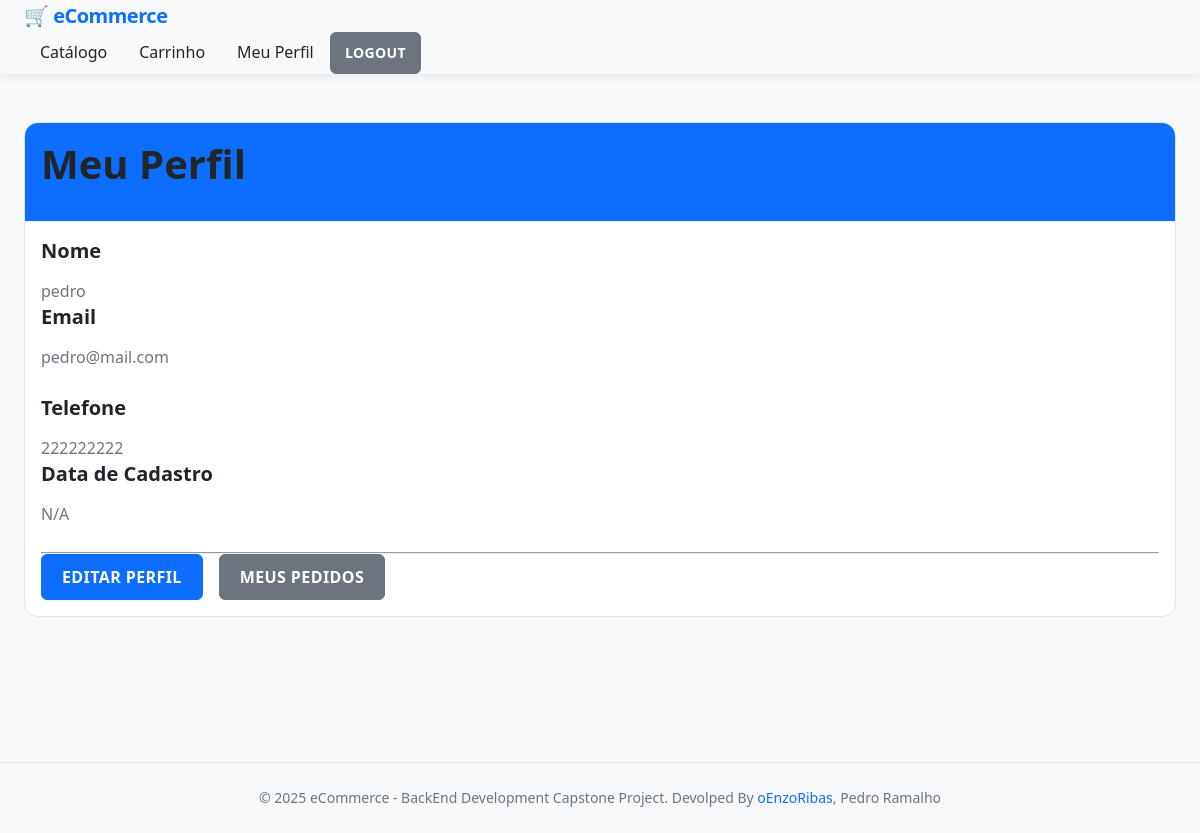
Page /cliente/perfil (signed in) on the committed database.
### models/cliente_model.py (models this page shows, shortened)
class Cliente(db.Model):
    __tablename__ = 'clientes'
    id = Column(Integer, primary_key=True, autoincrement=True, nullable=False)
    nome = Column(String(256), nullable=False)
    email = Column(String(256), unique=True, nullable=False)
    senha_hash = Column(String(256), nullable=False)
    telefone = Column(String(256))
    role = Column(String(50), default='cliente')

### routes/cliente.py (the view)
@cliente_bp.route('/perfil')
@requer_autenticacao
def perfil():
    cliente = get_cliente_autenticado()
    return render_template('cliente/perfil.html', cliente=cliente)

### utils/auth_utils.py (called while the page is built)
def get_cliente_autenticado():
    cliente_id = session.get('cliente_id')
    if cliente_id:
        return Cliente.query.get(cliente_id)
    return None

def cliente_autenticado():
    return session.get('cliente_autenticado', False)

def requer_autenticacao(f):
    @wraps(f)
    def decorated_function(*args, **kwargs):
        if not cliente_autenticado():
            return redirect(url_for('auth.login'))
        return f(*args, **kwargs)
    return decorated_function

### templates/cliente/perfil.html (shortened to what this page needs)
{% extends "base.html" %}  {% block content %}
<div class="row">
  <div class="col-md-8 mx-auto">
    <div class="card shadow">
      <div class="card-header bg-primary text-white">
        <h2 class="mb-0">Meu Perfil</h2>
      </div>
      <div class="card-body">
        <div class="row mb-3">
          <div class="col-md-6">
            <h5>Nome</h5>
            <p class="text-muted">{{ cliente.nome }}</p>
          </div>
          <div class="col-md-6">
            <h5>Email</h5>
            <p class="text-muted">{{ cliente.email }}</p>
          </div>
        </div>
        <div class="row mb-3">
          <div class="col-md-6">
            <h5>Telefone</h5>
            <p class="text-muted">{{ cliente.telefone or 'Não informado' }}</p>
          </div>
          <div class="col-md-6">
            <h5>Data de Cadastro</h5>
            <p class="text-muted">
              {{ cliente.data_criacao.strftime('%d/%m/%Y') if
              cliente.data_criacao else 'N/A' }}
            </p>
          </div>
        </div>
        <hr />
        <div class="d-flex gap-2">
          <a
            href="{{ url_for('cliente.editar_perfil') }}"
            class="btn btn-primary btn-registrar"
          >
            Editar Perfil
          </a>
          <a
            href="{{ url_for('pedidos.listar') }}"
            class="btn btn-secondary btn-registrar"
          >
            Meus Pedidos
          </a>
        </div>
      </div>
    </div>
  </div>
</div>
{% endblock %}

### static/css/style.css (style rules this page uses)
*, *::before, *::after { box-sizing: border-box; margin: 0; padding: 0; }
:root { --primary: #0d6efd; --primary-hover: #0b5ed7; --primary-light: rgba(13, 110, 253, 0.1); --secondary: #6c757d; --success: #198754; --success-dark: #157347; --danger: #dc3545; --warning: #ffc107; --info: #0dcaf0; --dark: #212529; --light: #f8f9fa; --gray-100: #f8f9fa; --gray-200: #e9ecef; --gray-300: #dee2e6; --gray-400: #ced4da; --gray-500: #adb5bd; --gray-600: #6c757d; --gray-700: #495057; --gray-800: #343a40; --gray-900: #212529; --surface: #ffffff; --surface-hover: #f8f9fa; --border-color: #e1e4e8; --font-family: "Segoe UI", Tahoma, Geneva, Verdana, sans-serif; --font-size-base: 1rem; --font-size-sm: 0.875rem; --font-size-lg: 1.125rem; --font-size-xl: 1.25rem; --font-weight-normal: 400; --font-weight-medium: 500; --font-weight-semibold: 600; --font-weight-bold: 700; --line-height-base: 1.6; --line-height-tight: 1.25; --spacing-xs: 0.25rem; --spacing-sm: 0.5rem; --spacing-md: 1rem; --spacing-lg: 1.5rem; --spacing-xl: 2rem; --spacing-2xl: 3rem; --radius-sm: 0.375rem; --radius-md: 0.625rem; --radius-lg: 0.875rem; --radius-xl: 1rem; --radius-full: 9999px; --shadow-sm: 0 1px 2px rgba(0, 0, 0, 0.05); --shadow-md: 0 4px 6px rgba(0, 0, 0, 0.07); --shadow-lg: 0 10px 15px rgba(0, 0, 0, 0.1); --shadow-xl: 0 20px 25px rgba(0, 0, 0, 0.15); --shadow-navbar: 0 2px 8px rgba(0, 0, 0, 0.08); --transition-fast: 150ms ease; --transition-base: 200ms ease; --transition-slow: 300ms ease; --z-dropdown: 1000; --z-sticky: 1020; --z-fixed: 1030; --z-modal: 1050; --z-tooltip: 1070; }
html { -webkit-font-smoothing: antialiased; -moz-osx-font-smoothing: grayscale; }
body { font-family: var(--font-family); font-size: var(--font-size-base); line-height: var(--line-height-base); background-color: var(--light); color: var(--dark); }
h1, h2, h3, h4, h5, h6 { color: var(--dark); font-weight: var(--font-weight-semibold); line-height: var(--line-height-tight); margin-bottom: var(--spacing-md); }
h2 { font-size: 2rem; }
h5 { font-size: 1.25rem; }
a { color: var(--primary); text-decoration: none; transition: color var(--transition-fast); }
.card { position: relative; display: flex; flex-direction: column; background-color: var(--surface); border: 1px solid var(--border-color); border-radius: var(--radius-lg); overflow: hidden; transition: transform var(--transition-slow), box-shadow var(--transition-slow); animation: fade-in 400ms ease; }
.card-header { background-color: var(--surface); font-weight: var(--font-weight-semibold); padding: var(--spacing-md); border-bottom: 1px solid var(--gray-200); }
.card-body { padding: var(--spacing-md); flex: 1; }
.btn { display: inline-flex; align-items: center; justify-content: center; gap: var(--spacing-xs); padding: 0.625rem 1.25rem; font-size: var(--font-size-base); font-weight: var(--font-weight-semibold); line-height: 1.5; text-align: center; text-transform: uppercase; letter-spacing: 0.025em; border: 1px solid transparent; border-radius: var(--radius-sm); cursor: pointer; transition: transform var(--transition-base), box-shadow var(--transition-base), background-color var(--transition-base); }
.btn-primary { background-color: var(--primary); border-color: var(--primary); color: var(--surface); }
.btn-registrar { color: white; }
.btn-secondary { background-color: var(--secondary); border-color: var(--secondary); color: var(--surface); }
.mb-3 { margin-bottom: var(--spacing-lg); }
.text-muted { color: var(--gray-600); }
.bg-primary { background-color: var(--primary); color: var(--surface); }
.d-flex { display: flex; }
.gap-2 { gap: var(--spacing-md); }
@media (min-width: 768px) { h2 { font-size: 2.5rem; } }

### rows in the picture
Cliente: nome "pedro", email "pedro@mail.com", telefone "222222222"
